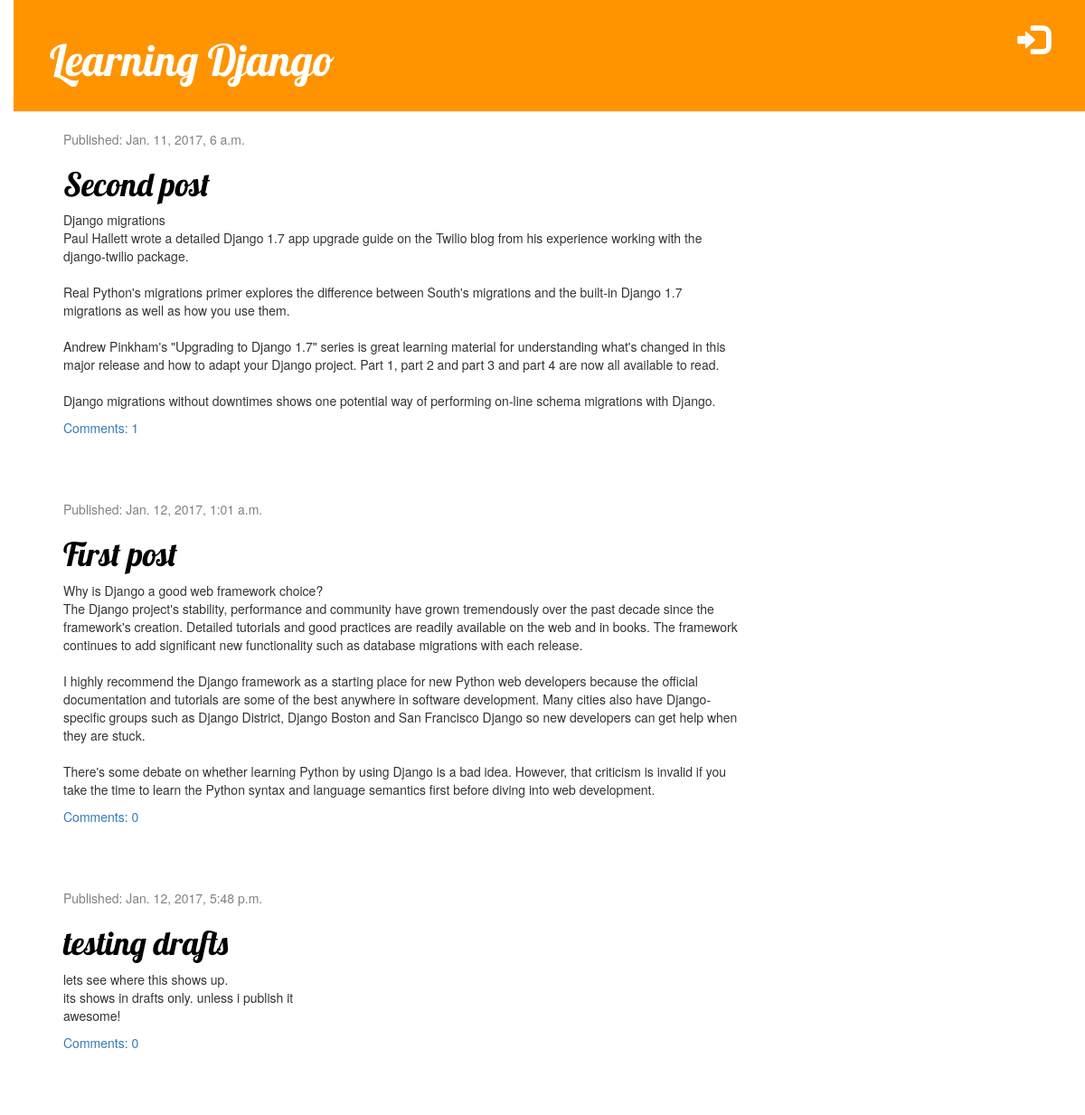
The page / on the database its author committed.
### blog/models.py (models this page shows, shortened)
class Post(models.Model):
    author = models.ForeignKey('auth.User')
    title = models.CharField(max_length=200)
    text = models.TextField()
    created_date = models.DateTimeField(default=timezone.now)
    published_date = models.DateTimeField(blank=True, null=True)
    def approved_comments(self):
        return self.comments.filter(approved_comment=True)

### blog/views.py (the view)
# urls.py: url(r'^$', views.post_list, name='post_list'),
def post_list(request):
    posts = Post.objects.filter(published_date__lte=timezone.now()).order_by('published_date')
    return render(request, 'blog/post_list.html', {'posts': posts})

### blog/templates/blog/post_list.html
{% extends 'blog/base.html' %}
{% block content %}
  {% for post in posts %}
    <div class="post">
      <div class="date">
        <p>Published: {{ post.published_date }}</p>
      </div>
      <h1><a href="{% url 'post_detail' pk=post.pk %}">{{ post.title }}</a></h1>
      <p>{{ post.text|linebreaksbr }}</p>
      <a href="{% url 'post_detail' pk=post.pk %}">Comments: {{ post.approved_comments.count }}</a>
    </div>
  {% endfor %}
{% endblock %}

### blog/templates/blog/base.html (shortened to what this page needs)
{% load staticfiles %}
<!DOCTYPE html>
<html>
  <head>
    <link rel="stylesheet" href="//maxcdn.bootstrapcdn.com/bootstrap/3.2.0/css/bootstrap.min.css">
    <link rel="stylesheet" href="//maxcdn.bootstrapcdn.com/bootstrap/3.2.0/css/bootstrap-theme.min.css">
    <link rel="stylesheet" href="{% static 'css/blog.css' %}">
  </head>
  <body>
    <div class="page-header">
      {% if user.is_authenticated %}
        <a href="{% url 'post_new' %}" class="top-menu"><span class="glyphicon glyphicon-plus"></span></a>
        <a href="{% url 'post_draft_list' %}" class="top-menu"><span class="glyphicon glyphicon-edit"></span></a>
        <p class="top-menu">Hello <em>{{ user.username }}</em> <small><a href="{% url 'logout' %}"><span class="glyphicon glyphicon-log-out"></span></a></small></p>
      {% else %}
        <a href="{% url 'login' %}" class="top-menu"><span class="glyphicon glyphicon-log-in"></span></a>
      {% endif %}
      <h1><a href="/">Learning Django</a></h1>
    </div>
    <div class="content container">
      <div class="row">
        <div class="col-md-8">
          {% block content %}
          {% endblock %}
        </div>
      </div>
    </div>
  </body>
</html>

### blog/static/css/blog.css (style rules this page uses)
h1 a { color: #FCA205; font-family: 'Lobster'; }
body { padding-left: 15px; }
.page-header { background-color: #ff9400; margin-top: 0; padding: 20px 20px 20px 40px; }
.page-header h1, .page-header h1 a, .page-header h1 a:visited, .page-header h1 a:active { color: #ffffff; font-size: 36pt; text-decoration: none; }
.content { margin-left: 40px; }
h1, h2, h3, h4 { font-family: 'Lobster', cursive; }
.date { color: #828282; }
.top-menu, .top-menu:hover, .top-menu:visited { color: #ffffff; float: right; font-size: 26pt; margin-right: 20px; }
.post { margin-bottom: 70px; }
.post h1 a, .post h1 a:visited { color: #000000; }

### rows shown on the page
Post: published_date "Jan. 11, 2017, 6 a.m.", title "Second post", text "Django migrations Paul Hallett wrote a detailed Django 1.7 app upgrade guide on the Twilio blog from his experience working with the django-twilio package. Real Python's migrations primer explores the difference between South's migrations and the built-in Django 1.7 migrations as well as how you use them. Andrew Pinkham's \"Upgrading to Django 1.7\" series is great learning material for understanding what's changed in this major release and how to adapt your Django project. Part 1, part 2 and part 3 and part 4 are now all available to read. Django migrations without downtimes shows one potential way of performing on-line schema migrations with Django.", approved_comments.count "1"
Post: published_date "Jan. 12, 2017, 1:01 a.m.", title "First post", text "Why is Django a good web framework choice? The Django project's stability, performance and community have grown tremendously over the past decade since the framework's creation. Detailed tutorials and good practices are readily available on the web and in books. The framework continues to add significant new functionality such as database migrations with each release. I highly recommend the Django framework as a starting place for new Python web developers because the official documentation and tutorials are some of the best anywhere in software development. Many cities also have Django-specific groups such as Django District, Django Boston and San Francisco Django so new developers can get…", approved_comments.count "0"
Post: published_date "Jan. 12, 2017, 5:48 p.m.", title "testing drafts", text "lets see where this shows up. its shows in drafts only. unless i publish it awesome!", approved_comments.count "0"
